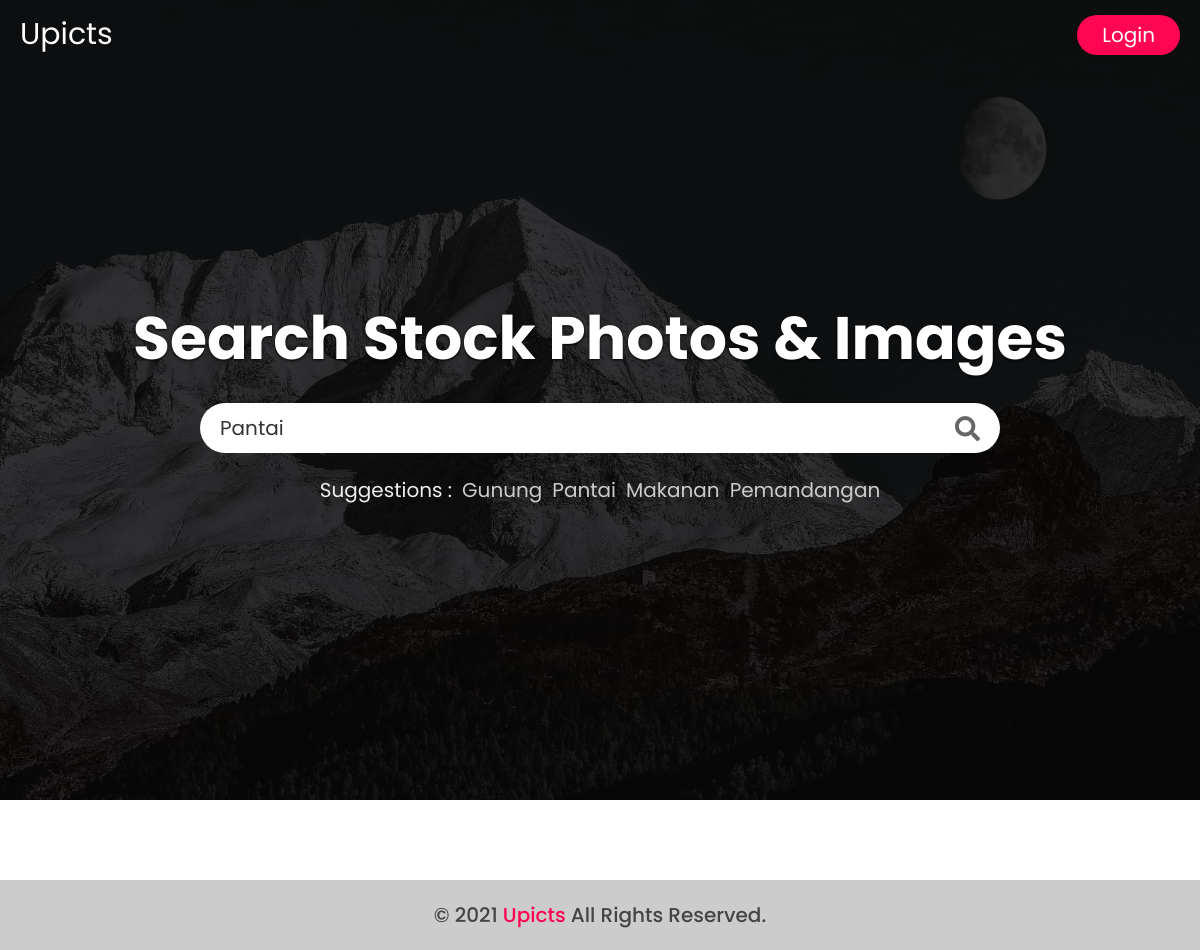
Page /?cari=pantai on the earlier database version.
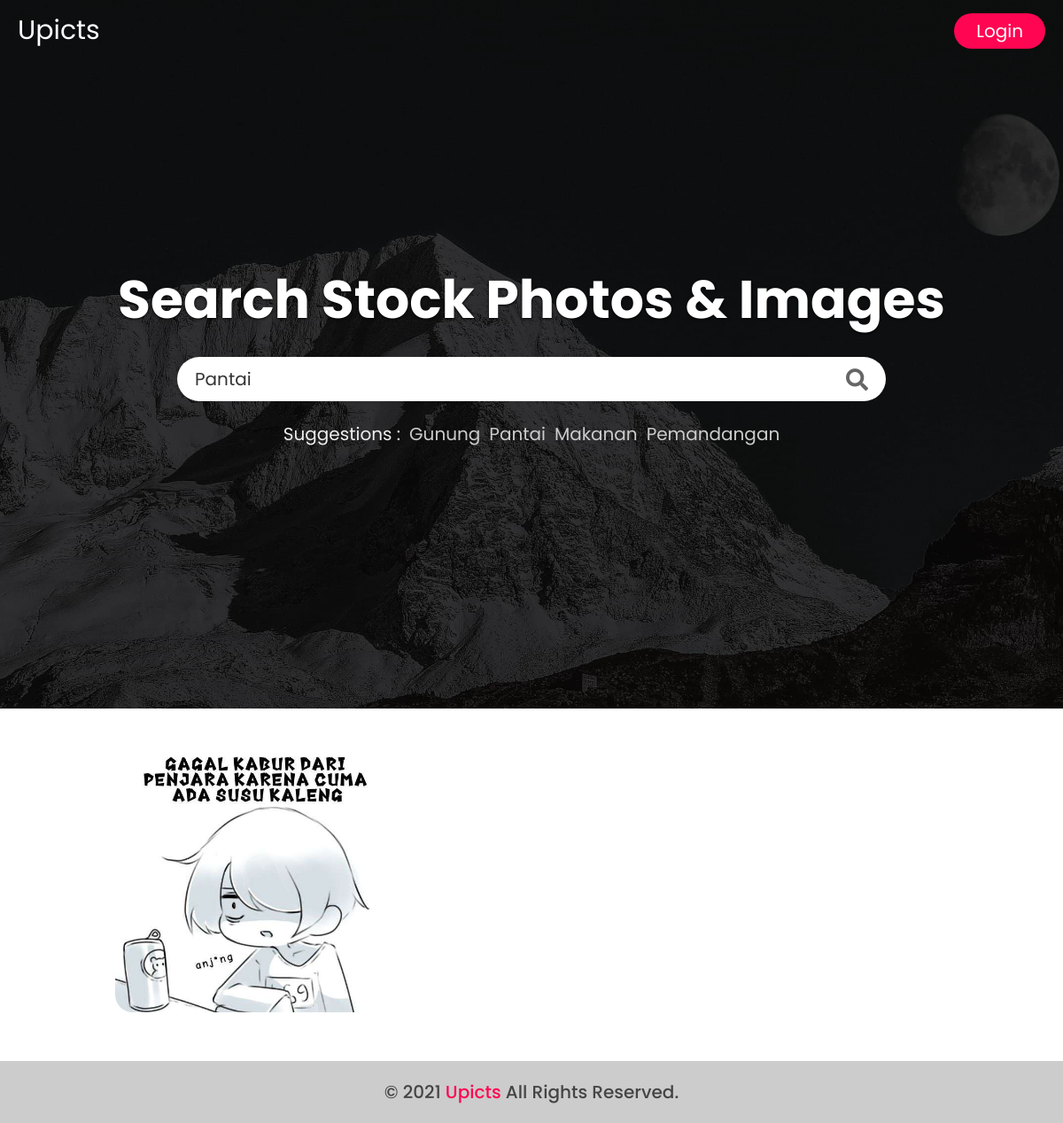
Same page on the later database version.
### tables this page shows
CREATE TABLE `category` (
  `id_category` int(50) NOT NULL AUTO_INCREMENT,
  `name_category` varchar(24) NOT NULL,
  PRIMARY KEY (`id_category`)
);

CREATE TABLE `link_image` (
  `id_image` int(50) DEFAULT NULL,
  `temp_img` varbinary(50) NOT NULL,
  `raw_img` varchar(50) NOT NULL,
  KEY `link_image_ibfk_1` (`id_image`),
  CONSTRAINT `link_image_ibfk_1` FOREIGN KEY (`id_image`) REFERENCES `image` (`id_image`) ON DELETE CASCADE ON UPDATE CASCADE
);

CREATE TABLE `image` (
  `id_image` int(50) NOT NULL,
  `id_user` int(25) DEFAULT NULL,
  `title` varchar(24) DEFAULT NULL,
  `download` int(50) DEFAULT NULL,
  `upload_data` date NOT NULL,
  PRIMARY KEY (`id_image`),
  KEY `image_ibfk_1` (`id_user`),
  CONSTRAINT `image_ibfk_1` FOREIGN KEY (`id_user`) REFERENCES `user` (`id_user`) ON DELETE CASCADE ON UPDATE CASCADE
);

### config.php (called while the page is built, shortened)
<?php
$host       =   "localhost";
$user       =   "root";
$password   =   "root";
$database   =   "upicts";
$conn = mysqli_connect($host, $user, $password, $database);
$table = mysqli_num_rows(mysqli_query($conn, "SHOW TABLES"));
$logintrue = isset($_SESSION['id_user']) && !empty($_SESSION['id_user']);
?>

### dashboard.php (the view, shortened to what this page needs)
<?php
if(empty($_GET['cari'])){
    $sqldashboard = mysqli_query($conn,"SELECT * FROM `upicts`.`link_image` INNER JOIN `upicts`.`image` ON ( `link_image`.`id_image` = `image`.`id_image` ) ORDER BY RAND() LIMIT 20");
}else{
    $cari = $_GET['cari'];
    $sqldashboard = mysqli_query($conn,"SELECT `link_image`.*, `image`.*, `image_category`.*, `category`.* FROM `link_image` LEFT JOIN `image` ON `link_image`.`id_image` = `image`.`id_image` LEFT JOIN `image_category` ON `image_category`.`id_image` = `image`.`id_image` LEFT JOIN `category` ON `image_category`.`id_category` = `category`.`id_category` WHERE category.`name_category` LIKE '%$cari%' OR image.`title` LIKE '%$cari%' ORDER BY RAND() LIMIT 20");
}
$rand         = mysqli_query($conn,"SELECT * FROM category ORDER BY RAND() LIMIT 6");
?>
<!DOCTYPE html>
<html lang="en">
<head>
    <link rel="stylesheet" href="https://cdnjs.cloudflare.com/ajax/libs/font-awesome/5.15.2/css/all.min.css">
    <link rel="stylesheet" href="css/style.css?v=5">
</head>
<body>
    <header>
        <a href="/" class="logo">
            Upicts
        </a>
        <?php if($logintrue){ ?>
        <nav class="navbar">
            <ul>
                <?php if($level == 'master'){
                    echo '<li><a href="?id=admin">admin</a></li>';
                }?>
                <li><a href="<?php echo "?id=upload"?>">Upload</a></li>
                <li><a href="<?php echo "?id=user"?>">Profile</a></li>
            </ul>
        </nav>
        <a href="<?php echo "?id=logout"?>" class="upload">Logout</a>
        <?php }else{ ?>
        <a href="<?php echo "?id=sign-in"?>" class="upload">login</a>
        <?php } ?>
        </header>
    <section class="home">
        <h1>Search Stock Photos & Images</h1>
        <form action="" method="GET">
            <input type="search" id="home-search" placeholder="search images" name="cari" value="<?php echo $_GET['cari'];?>">
            <label for="home-search" class="fas fa-search"></label>
        </form>
        <ul class="suggestion">
            <li>suggestions : </li>
            <?php while($sugest = mysqli_fetch_array($rand)){ ?>
            <li><a href="?cari=<?php echo $sugest['name_category'];?>"><?php echo $sugest['name_category'];?></a></li>
            <?php } ?>
        </ul>
    </section>
    <section class="gallery">
        <?php
            while($fdash=mysqli_fetch_array($sqldashboard)){
        ?>
        <div class="box">
            <img src="<?php echo $fdash['temp_img']; ?>" alt="img1" title="<?php echo $fdash['title']; ?>">
        </div>
        <?php } ?>
    </section>
    <section class="footer">
        <h1 class="credit"> &#169; 2021 <a href="#">Upicts</a> all rights reserved.</h1>
    </section>
</body>
</html>

### index.php (shortened to what this page needs)
<?php
require 'config.php';
$level      = $_SESSION['level'];
if($table == 0 || $table < 7){
    include 'Restore.php';
}else{
    $page = $_GET['id'];
    switch ($page){
        default:
            include "dashboard.php";
        break;
    }
}
?>

### css/style.css (style rules this page uses)
:root { --pink: #ff0552; }
* { font-family: 'Poppins', sans-serif; margin: 0; padding: 0; box-sizing: border-box; text-transform: capitalize; outline: none; text-decoration: none; transition: all .2s linear; }
html { font-size: 62.5%; overflow-x: hidden; }
header { width: 100%; display: flex; align-items: center; position: fixed; top: 0; left: 0; padding: 1.2rem 2rem; z-index: 1000; }
header .logo { font-size: 3rem; color: #fff; margin-right: auto; }
header .upload { margin-left: 2rem; font-size: 2rem; background: transparent; color: #fff; background-color: var(--pink); border-radius: 5rem; padding: .5rem 2.5rem; }
.home { min-height: 100vh; background: linear-gradient(rgba(0, 0, 0, .7), rgba(0, 0, 0, .7)), url(../img/logo/home-min.jpg) no-repeat; background-size: cover; background-position: center; background-attachment: fixed; display: flex; align-items: center; justify-content: center; flex-flow: column; padding: 0 2rem; }
.home h1 { font-size: 6rem; color: #fff; text-align: center; text-shadow: 0 .1rem .3rem #000; }
.home form { display: flex; align-items: center; height: 5rem; width: 80rem; border-radius: 5rem; background: #fff; margin: 2rem 0; }
.home form #home-search { width: 100%; height: 100%; border: none; background: none; padding: 0 2rem; font-size: 2rem; color: #333; }
.home form label { font-size: 2.5rem; margin: 0 2rem; cursor: pointer; color: #666; }
.home .suggestion { display: flex; justify-content: center; list-style: none; flex-wrap: wrap; }
.home .suggestion li { color: #eee; margin: .2rem .5rem; font-size: 2rem; }
.home .suggestion li a { color: #ccc; }
.gallery { column-count: 3; padding: 4rem 10%; }
.gallery .box { padding: 1rem; position: relative; cursor: pointer; overflow: hidden; }
.gallery .box img { width: 100%; object-fit: cover; border-radius: 20px; }
.footer { background: #eee; }
.footer .credit { text-align: center; padding: 2rem 1rem; background: #ccc; color: #444; font-size: 2rem; font-weight: 500; }
.footer .credit a { color: var(--pink); }

Differences in the rows shown:
added link_image: temp_img+id_image (picture)
